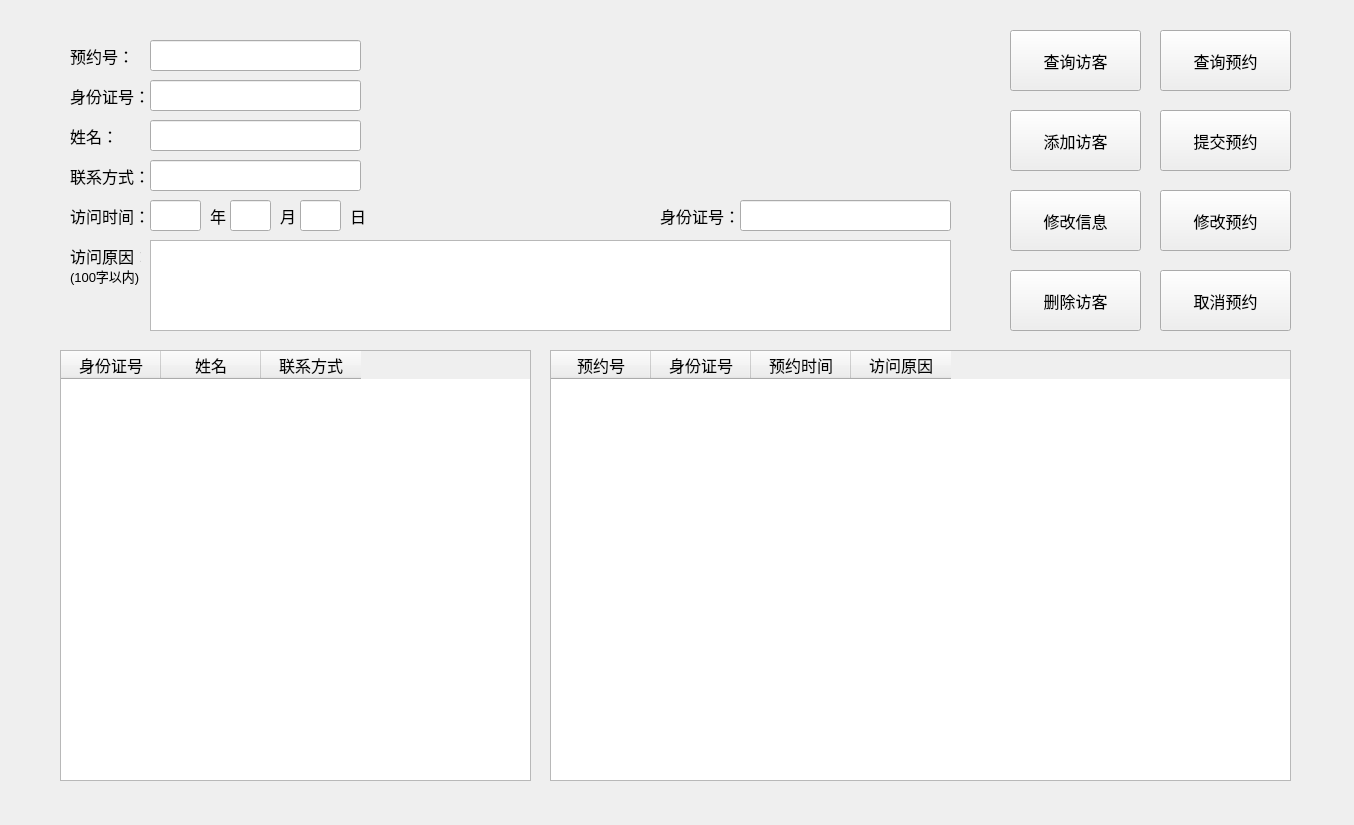
<?xml version="1.0" encoding="UTF-8"?>
<ui version="4.0">
 <class>stu_visit_interface</class>
 <widget class="QWidget" name="stu_visit_interface">
  <property name="geometry">
   <rect>
    <x>0</x>
    <y>0</y>
    <width>1354</width>
    <height>825</height>
   </rect>
  </property>
  <property name="font">
   <font>
    <pointsize>12</pointsize>
   </font>
  </property>
  <property name="windowTitle">
   <string>访问预约</string>
  </property>
  <widget class="QTableWidget" name="visitor_table">
   <property name="geometry">
    <rect>
     <x>60</x>
     <y>350</y>
     <width>471</width>
     <height>431</height>
    </rect>
   </property>
   <property name="editTriggers">
    <set>QAbstractItemView::NoEditTriggers</set>
   </property>
   <property name="horizontalScrollMode">
    <enum>QAbstractItemView::ScrollPerPixel</enum>
   </property>
   <property name="rowCount">
    <number>0</number>
   </property>
   <property name="columnCount">
    <number>3</number>
   </property>
   <attribute name="verticalHeaderVisible">
    <bool>false</bool>
   </attribute>
   <column>
    <property name="text">
     <string>身份证号</string>
    </property>
   </column>
   <column>
    <property name="text">
     <string>姓名</string>
    </property>
   </column>
   <column>
    <property name="text">
     <string>联系方式</string>
    </property>
   </column>
  </widget>
  <widget class="QLabel" name="label">
   <property name="geometry">
    <rect>
     <x>70</x>
     <y>80</y>
     <width>81</width>
     <height>31</height>
    </rect>
   </property>
   <property name="text">
    <string>身份证号：</string>
   </property>
  </widget>
  <widget class="QLabel" name="label_2">
   <property name="geometry">
    <rect>
     <x>70</x>
     <y>120</y>
     <width>81</width>
     <height>31</height>
    </rect>
   </property>
   <property name="text">
    <string>姓名：</string>
   </property>
  </widget>
  <widget class="QLabel" name="label_3">
   <property name="geometry">
    <rect>
     <x>70</x>
     <y>160</y>
     <width>81</width>
     <height>31</height>
    </rect>
   </property>
   <property name="text">
    <string>联系方式：</string>
   </property>
  </widget>
  <widget class="QLabel" name="label_4">
   <property name="geometry">
    <rect>
     <x>70</x>
     <y>240</y>
     <width>71</width>
     <height>31</height>
    </rect>
   </property>
   <property name="text">
    <string>访问原因：</string>
   </property>
  </widget>
  <widget class="QPushButton" name="add_visitor">
   <property name="geometry">
    <rect>
     <x>1010</x>
     <y>110</y>
     <width>131</width>
     <height>61</height>
    </rect>
   </property>
   <property name="text">
    <string>添加访客</string>
   </property>
  </widget>
  <widget class="QLabel" name="label_5">
   <property name="geometry">
    <rect>
     <x>70</x>
     <y>200</y>
     <width>81</width>
     <height>31</height>
    </rect>
   </property>
   <property name="text">
    <string>访问时间：</string>
   </property>
  </widget>
  <widget class="QLineEdit" name="visid">
   <property name="geometry">
    <rect>
     <x>150</x>
     <y>80</y>
     <width>211</width>
     <height>31</height>
    </rect>
   </property>
   <property name="font">
    <font>
     <pointsize>12</pointsize>
     <weight>50</weight>
     <bold>false</bold>
    </font>
   </property>
   <property name="text">
    <string/>
   </property>
  </widget>
  <widget class="QLineEdit" name="name">
   <property name="geometry">
    <rect>
     <x>150</x>
     <y>120</y>
     <width>211</width>
     <height>31</height>
    </rect>
   </property>
  </widget>
  <widget class="QLineEdit" name="telephone">
   <property name="geometry">
    <rect>
     <x>150</x>
     <y>160</y>
     <width>211</width>
     <height>31</height>
    </rect>
   </property>
  </widget>
  <widget class="QLineEdit" name="year">
   <property name="geometry">
    <rect>
     <x>150</x>
     <y>200</y>
     <width>51</width>
     <height>31</height>
    </rect>
   </property>
   <property name="text">
    <string/>
   </property>
  </widget>
  <widget class="QLabel" name="label_6">
   <property name="geometry">
    <rect>
     <x>210</x>
     <y>200</y>
     <width>21</width>
     <height>31</height>
    </rect>
   </property>
   <property name="text">
    <string>年</string>
   </property>
  </widget>
  <widget class="QLineEdit" name="month">
   <property name="geometry">
    <rect>
     <x>230</x>
     <y>200</y>
     <width>41</width>
     <height>31</height>
    </rect>
   </property>
   <property name="text">
    <string/>
   </property>
  </widget>
  <widget class="QLabel" name="label_7">
   <property name="geometry">
    <rect>
     <x>280</x>
     <y>200</y>
     <width>21</width>
     <height>31</height>
    </rect>
   </property>
   <property name="text">
    <string>月</string>
   </property>
  </widget>
  <widget class="QLabel" name="label_8">
   <property name="geometry">
    <rect>
     <x>350</x>
     <y>200</y>
     <width>21</width>
     <height>31</height>
    </rect>
   </property>
   <property name="text">
    <string>日</string>
   </property>
  </widget>
  <widget class="QLineEdit" name="day">
   <property name="geometry">
    <rect>
     <x>300</x>
     <y>200</y>
     <width>41</width>
     <height>31</height>
    </rect>
   </property>
   <property name="text">
    <string/>
   </property>
  </widget>
  <widget class="QLabel" name="label_9">
   <property name="geometry">
    <rect>
     <x>70</x>
     <y>260</y>
     <width>71</width>
     <height>31</height>
    </rect>
   </property>
   <property name="font">
    <font>
     <pointsize>10</pointsize>
    </font>
   </property>
   <property name="text">
    <string>(100字以内)</string>
   </property>
  </widget>
  <widget class="QPushButton" name="query_reservation">
   <property name="geometry">
    <rect>
     <x>1160</x>
     <y>30</y>
     <width>131</width>
     <height>61</height>
    </rect>
   </property>
   <property name="text">
    <string>查询预约</string>
   </property>
  </widget>
  <widget class="QPlainTextEdit" name="reason">
   <property name="geometry">
    <rect>
     <x>150</x>
     <y>240</y>
     <width>801</width>
     <height>91</height>
    </rect>
   </property>
   <property name="plainText">
    <string/>
   </property>
  </widget>
  <widget class="QPushButton" name="cancel_reservation">
   <property name="geometry">
    <rect>
     <x>1160</x>
     <y>270</y>
     <width>131</width>
     <height>61</height>
    </rect>
   </property>
   <property name="text">
    <string>取消预约</string>
   </property>
  </widget>
  <widget class="QTableWidget" name="res_table">
   <property name="geometry">
    <rect>
     <x>550</x>
     <y>350</y>
     <width>741</width>
     <height>431</height>
    </rect>
   </property>
   <property name="editTriggers">
    <set>QAbstractItemView::NoEditTriggers</set>
   </property>
   <property name="horizontalScrollMode">
    <enum>QAbstractItemView::ScrollPerPixel</enum>
   </property>
   <property name="rowCount">
    <number>0</number>
   </property>
   <property name="columnCount">
    <number>4</number>
   </property>
   <attribute name="verticalHeaderVisible">
    <bool>false</bool>
   </attribute>
   <column>
    <property name="text">
     <string>预约号</string>
    </property>
   </column>
   <column>
    <property name="text">
     <string>身份证号</string>
    </property>
   </column>
   <column>
    <property name="text">
     <string>预约时间</string>
    </property>
   </column>
   <column>
    <property name="text">
     <string>访问原因</string>
    </property>
   </column>
  </widget>
  <widget class="QLabel" name="label_10">
   <property name="geometry">
    <rect>
     <x>70</x>
     <y>40</y>
     <width>81</width>
     <height>31</height>
    </rect>
   </property>
   <property name="text">
    <string>预约号：</string>
   </property>
  </widget>
  <widget class="QLineEdit" name="resid">
   <property name="geometry">
    <rect>
     <x>150</x>
     <y>40</y>
     <width>211</width>
     <height>31</height>
    </rect>
   </property>
   <property name="font">
    <font>
     <pointsize>12</pointsize>
     <weight>50</weight>
     <bold>false</bold>
    </font>
   </property>
   <property name="text">
    <string/>
   </property>
  </widget>
  <widget class="QPushButton" name="delete_visitor">
   <property name="geometry">
    <rect>
     <x>1010</x>
     <y>270</y>
     <width>131</width>
     <height>61</height>
    </rect>
   </property>
   <property name="text">
    <string>删除访客</string>
   </property>
  </widget>
  <widget class="QPushButton" name="add_reservation">
   <property name="geometry">
    <rect>
     <x>1160</x>
     <y>110</y>
     <width>131</width>
     <height>61</height>
    </rect>
   </property>
   <property name="text">
    <string>提交预约</string>
   </property>
  </widget>
  <widget class="QPushButton" name="query_visitor">
   <property name="geometry">
    <rect>
     <x>1010</x>
     <y>30</y>
     <width>131</width>
     <height>61</height>
    </rect>
   </property>
   <property name="text">
    <string>查询访客</string>
   </property>
  </widget>
  <widget class="QPushButton" name="alter_reservation">
   <property name="geometry">
    <rect>
     <x>1160</x>
     <y>190</y>
     <width>131</width>
     <height>61</height>
    </rect>
   </property>
   <property name="text">
    <string>修改预约</string>
   </property>
  </widget>
  <widget class="QPushButton" name="alter_visitor">
   <property name="geometry">
    <rect>
     <x>1010</x>
     <y>190</y>
     <width>131</width>
     <height>61</height>
    </rect>
   </property>
   <property name="text">
    <string>修改信息</string>
   </property>
  </widget>
  <widget class="QLabel" name="label_11">
   <property name="geometry">
    <rect>
     <x>660</x>
     <y>200</y>
     <width>81</width>
     <height>31</height>
    </rect>
   </property>
   <property name="text">
    <string>身份证号：</string>
   </property>
  </widget>
  <widget class="QLineEdit" name="ori_visid">
   <property name="geometry">
    <rect>
     <x>740</x>
     <y>200</y>
     <width>211</width>
     <height>31</height>
    </rect>
   </property>
   <property name="font">
    <font>
     <pointsize>12</pointsize>
     <weight>50</weight>
     <bold>false</bold>
    </font>
   </property>
   <property name="text">
    <string/>
   </property>
  </widget>
 </widget>
 <resources/>
 <connections/>
</ui>
